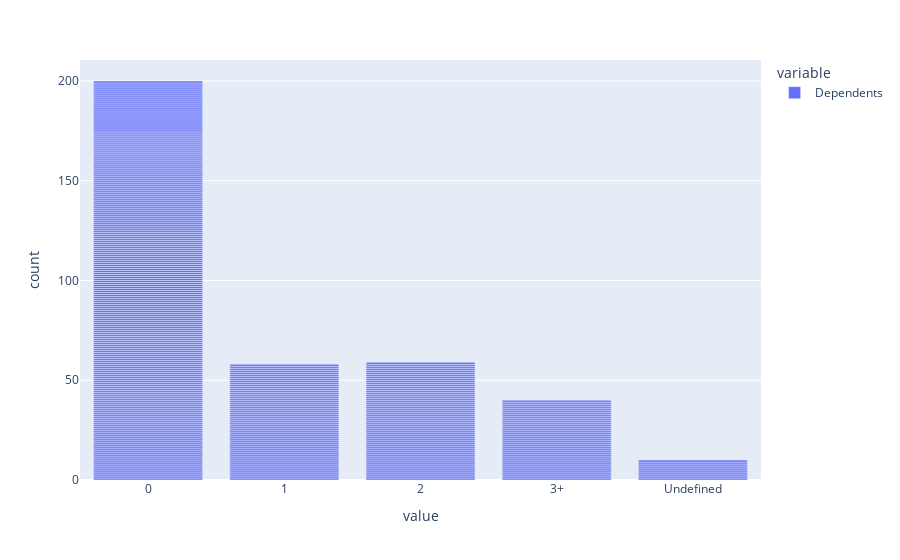

Here is the notebook cell this chart was saved with:
### Code cell
# Dependents

px.bar(df.Dependents)

### Figure 1 — Plotly figure (JSON) as saved in the notebook; plotly's stock layout.template omitted (floating-point values rounded to 4 significant figures; data arrays with more than 128 entries replaced by an {"elided": "..."} marker saying what was removed)
{"data": [{"alignmentgroup": "True", "hovertemplate": "variable=Dependents<br>value=%{x}<br>count=%{y}<extra></extra>", "legendgroup": "Dependents", "marker": {"color": "#636efa", "pattern": {"shape": ""}}, "name": "Dependents", "offsetgroup": "Dependents", "orientation": "v", "showlegend": true, "textposition": "auto", "type": "bar", "x": {"elided": "367 str values"}, "xaxis": "x", "y": {"elided": "367 int values"}, "yaxis": "y"}], "layout": {"autosize": true, "barmode": "relative", "legend": {"title": {"text": "variable"}, "tracegroupgap": 0}, "margin": {"t": 60}, "xaxis": {"anchor": "y", "autorange": true, "domain": [0, 1], "range": [-0.5, 4.5], "title": {"text": "value"}, "type": "category"}, "yaxis": {"anchor": "x", "autorange": true, "domain": [0, 1], "range": [0, 210.5], "title": {"text": "count"}, "type": "linear"}}}
